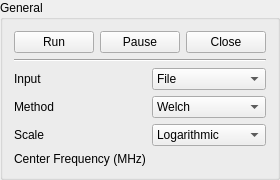
          <widget class="QGroupBox" name="gridGroupBox_2">
           <property name="title">
            <string>General</string>
           </property>
           <layout class="QGridLayout" name="gridLayout_2">
            <item row="0" column="0">
             <layout class="QGridLayout" name="gridLayout">
              <item row="2" column="0">
               <layout class="QFormLayout" name="formLayout">
                <property name="fieldGrowthPolicy">
                 <enum>QFormLayout::AllNonFixedFieldsGrow</enum>
                </property>
                <item row="0" column="0">
                 <widget class="QLabel" name="inputLabel">
                  <property name="text">
                   <string>Input</string>
                  </property>
                 </widget>
                </item>
                <item row="0" column="1">
                 <widget class="QComboBox" name="input_selector">
                  <item>
                   <property name="text">
                    <string>File</string>
                   </property>
                  </item>
                  <item>
                   <property name="text">
                    <string>UHD</string>
                   </property>
                  </item>
                 </widget>
                </item>
                <item row="1" column="0">
                 <widget class="QLabel" name="label_3">
                  <property name="text">
                   <string>Method</string>
                  </property>
                 </widget>
                </item>
                <item row="1" column="1">
                 <widget class="QComboBox" name="method_selector">
                  <property name="editable">
                   <bool>false</bool>
                  </property>
                  <item>
                   <property name="text">
                    <string>Welch</string>
                   </property>
                  </item>
                  <item>
                   <property name="text">
                    <string>Welch (SP)</string>
                   </property>
                  </item>
                  <item>
                   <property name="text">
                    <string>Burg</string>
                   </property>
                  </item>
                  <item>
                   <property name="text">
                    <string>fcov</string>
                   </property>
                  </item>
                  <item>
                   <property name="text">
                    <string>fmcov</string>
                   </property>
                  </item>
                  <item>
                   <property name="text">
                    <string>MTM</string>
                   </property>
                  </item>
                  <item>
                   <property name="text">
                    <string>Music</string>
                   </property>
                  </item>
                  <item>
                   <property name="text">
                    <string>Esprit</string>
                   </property>
                  </item>
                 </widget>
                </item>
                <item row="3" column="0">
                 <widget class="QLabel" name="label_4">
                  <property name="text">
                   <string>Center Frequency (MHz)</string>
                  </property>
                 </widget>
                </item>
                <item row="3" column="1">
                 <widget class="QwtCounter" name="center_f">
                  <property name="numButtons">
                   <number>2</number>
                  </property>
                  <property name="basicstep" stdset="0">
                   <double>0.100000000000000</double>
                  </property>
                  <property name="maxValue">
                   <double>1000000.000000000000000</double>
                  </property>
                  <property name="value">
                   <double>100.000000000000000</double>
                  </property>
                 </widget>
                </item>
                <item row="2" column="0">
                 <widget class="QLabel" name="scaleLabel">
                  <property name="text">
                   <string>Scale</string>
                  </property>
                 </widget>
                </item>
                <item row="2" column="1">
                 <widget class="QComboBox" name="scale">
                  <item>
                   <property name="text">
                    <string>Logarithmic</string>
                   </property>
                  </item>
                  <item>
                   <property name="text">
                    <string>Linear</string>
                   </property>
                  </item>
                 </widget>
                </item>
               </layout>
              </item>
              <item row="0" column="0">
               <layout class="QHBoxLayout" name="horizontalLayout_2">
                <item>
                 <widget class="QPushButton" name="run_button">
                  <property name="text">
                   <string>Run</string>
                  </property>
                 </widget>
                </item>
                <item>
                 <widget class="QPushButton" name="pause_button">
                  <property name="text">
                   <string>Pause</string>
                  </property>
                 </widget>
                </item>
                <item>
                 <widget class="QPushButton" name="close_button">
                  <property name="text">
                   <string>Close</string>
                  </property>
                 </widget>
                </item>
               </layout>
              </item>
              <item row="1" column="0">
               <widget class="Line" name="line_3">
                <property name="orientation">
                 <enum>Qt::Horizontal</enum>
                </property>
               </widget>
              </item>
             </layout>
            </item>
           </layout>
          </widget>
